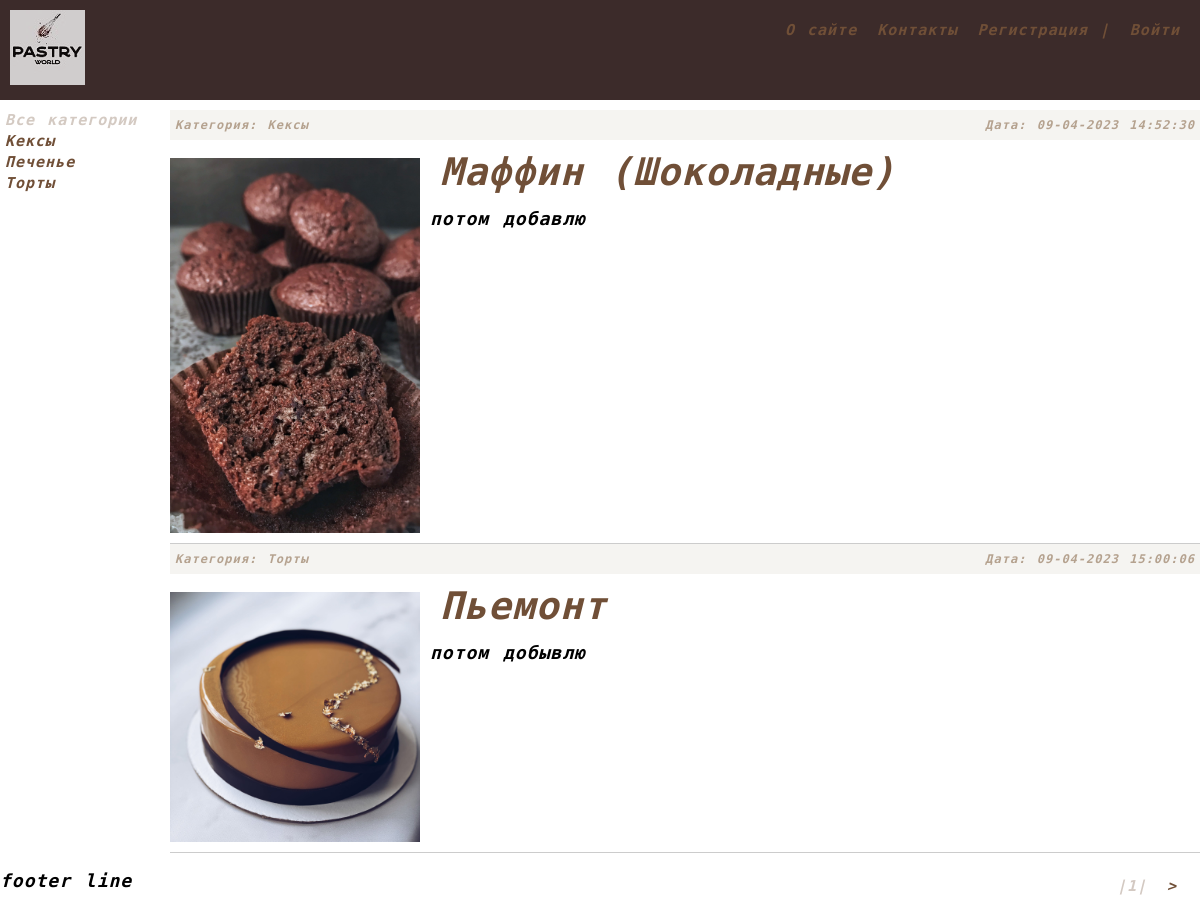
The page / on the database its author committed.
### pastrymain/models.py (models this page shows, shortened)
class Categories(models.Model):
    name = models.CharField(max_length=100, db_index=True, verbose_name='Категория')
    slug = models.SlugField(max_length=255, unique=True, db_index=True, verbose_name='url_slug')
    def __str__(self):
        return self.name
    def get_absolute_url(self):
        return reverse('category', kwargs={'category_slug': self.slug})
    class Meta:
        verbose_name = "Категория"
        verbose_name_plural = "Категории"
        ordering = ['pk']

class Recipes(models.Model):
    title = models.CharField(max_length=255, verbose_name='Заголовок')
    slug = models.SlugField(max_length=255, unique=True, db_index=True, verbose_name='url_slug')
    content = models.TextField(blank=True, verbose_name='Содержание')
    image = models.ImageField(upload_to="photos/%Y/%m/%d/", verbose_name='Изображение')
    time_create = models.DateTimeField(auto_now_add=True, verbose_name='Создания')
    time_update = models.DateTimeField(auto_now=True, verbose_name='Изменения')
    is_published = models.BooleanField(default=True, verbose_name='Публикация')
    category = models.ForeignKey('Categories', on_delete=models.PROTECT, verbose_name='Категория')
    def get_absolute_url(self):
        return reverse('recipes', kwargs={'recipes_slug': self.slug})
    class Meta:
        verbose_name = "Рецепты"
        verbose_name_plural = "Рецепты"
        ordering = ['-time_create', 'title']

### pastrymain/views.py (the view)
# urls.py: path('', PastryHome.as_view(), name='main'),
class PastryHome(DataMixin, ListView):
    model = Recipes
    template_name = 'pastrymain/index.html'
    context_object_name = 'recipes'
    def get_context_data(self, *, object_list=None, **kwargs):
        context = super().get_context_data(**kwargs)
        c_def = self.get_user_context(title='Главная страница')
        return dict(list(context.items()) + list(c_def.items()))
    def get_queryset(self):
        return Recipes.objects.filter(is_published=True).select_related('category')

### pastrymain/utils.py (called while the page is built)
    def get_user_context(self, **kwargs):
        context = kwargs
        categories = Categories.objects.annotate(Count('recipes'))
        user_menu = menu.copy()
        if not self.request.user.is_authenticated:
            user_menu.pop(1)
        context['menu'] = user_menu
        context['categories'] = categories
        if 'category_selected' not in context:
            context['category_selected'] = 0
        return context

### pastrymain/templates/pastrymain/index.html (shortened to what this page needs)
{% extends 'pastrymain/base.html' %}
{% block content %}
<ul class="list-articles">
	{% for p in recipes %}
		<li><div class="article-panel">
		<p class="first">Категория: {{p.category}}</p>
		<p class="last">Дата: {{p.time_update|date:"d-m-Y H:i:s"}}</p>
		</div>
		{% if p.image %}
			<p><img class="img-article-left thumb" src="{{p.image.url}}"></p>
		{% endif %}
		<h2><a class="title-read-recipes" href="{{ p.get_absolute_url }}">{{ p.title }}</a></h2>
		{% autoescape on %}
		{{p.content|linebreaks|truncatewords:15}}
		{% endautoescape %}
		</li>
	{% endfor %}
</ul>
{% endblock %}

### pastrymain/templates/pastrymain/base.html (shortened to what this page needs)
<!DOCTYPE html>
<html lang="en">
{% load static %}
{% load pastry_tags %}
<head>
    <link rel="stylesheet" type="text/css" href="{% static 'pastrymain/css/styles.css' %}">
</head>
<body>
    <nav class="topnav" id="topnav">
        {% block mainmenu %}
            <a class="logo" href="{% url 'main' %}">
            <img class="logo" src="{% static 'pastrymain/images/logo.jpg' %}" alt=""></a>
            <div class="topnav-right">
            {% for m in menu %}
                    <a href="{% url m.url_name %}">{{m.title}}</a>
            {% endfor %}
            {% if request.user.is_authenticated %}
                <a href="{% url 'logout' %}">Выйти {{ user.username }}</a>
                {% else %}
                <a href="{% url 'register' %}">Регистрация |</a><a href="{% url 'login' %}">Войти</a>
            {% endif %}
            </div>
        {% endblock mainmenu %}
    </nav>
<nav id="mySidenav" class="sidenav">
    {% if category_selected == 0 %}
        <div class="sidenav_box_selected">Все категории</div>
    {% else %}
        <div class="sidenav_box"><a href="{% url 'main' %}">Все категории</a></div>
    {% endif %}
    {% for c in categories %}
        {% if c.recipes__count > 0 %}
            {% if c.pk == category_selected %}
                <div class="sidenav_box_selected">{{c.name}}</div>
            {% else %}
                <div class="sidenav_box"><a href="{{ c.get_absolute_url }}">{{c.name}}</a></div>
            {% endif %}
        {% endif %}
    {% endfor %}
</nav>
<div class="content">
    {% block content %}
    {% endblock %}
    </div>
{% if page_obj.has_other_pages %}
<nav class="pagination">
    {% for p in paginator.page_range %}
        {% if page_obj.number == p %}
            <li class="pagination-links-selected" href="#">|{{ p }}|</li>
        {% elif p >= page.obj.number|add:-2 and p <= page_obj.number|add:2 %}
            <a class="pagination-links" href="?page={{ p }}">|{{ p }}|</a>
        {% endif %}
    {% endfor %}
    {% if page_obj.has_next %}
    <a class="pagination-links" href="?page={{ page_obj.next_page_number }}">&gt;</a>
    {% endif %}
</nav>
{% endif %}
<div id="footer">
    <p>footer line</p>
</div>
</body>
</html>

### pastrymain/static/pastrymain/css/styles.css (style rules this page uses)
body { margin: 0px; font-family: 'Spline Sans Mono', monospace, sans-serif; font-size: 18px; line-height: 20px; font-weight: 700; font-style: italic; letter-spacing: 1px; word-spacing: 2px; }
.topnav { background-color: #3C2B2AFF; overflow: hidden; position: fixed; top: 0; width: 100%; transition: top 1s; }
.topnav a { float: left; color: #704F37FF; text-align: center; padding: 10px 10px; text-decoration: none; font-size: 15px; }
.topnav-right { float: right; color: #704F37FF; text-align: center; padding: 10px 10px; text-decoration: none; font-size: 15px; }
#mySidenav { position: fixed; top: 110px; }
#mySidenav a { position: relative; left: -15px; transition: 1s; padding-left: 20px; line-height: 20px; max-width: fit-content; text-decoration: none; font-size: 15px; color: #704F37FF; }
.sidenav_box_selected { position: relative; left: -15px; padding-left: 20px; line-height: 20px; height: 20px; max-width: fit-content; opacity: 0.3; text-decoration: none; font-size: 15px; color: #704F37FF; }
a.title-read-recipes { color: #704F37FF; padding: 10px; text-decoration: none; font-size: 38px; }
.content { margin-top: 110px; margin-left: 170px; }
img { max-width: 600px; height: auto; }
img.img-article-left { max-width: 300px; height: auto; float: left; padding: 0 10px 10px 0; }
img.img-article-left.thumb { max-width: 250px; height: auto; }
div.article-panel { background: #f5f4f1; padding: 5px; box-sizing: border-box; overflow: hidden; font-size: 12px; color: #b5a28f; }
div.article-panel p.first { margin: 0; float: left; }
div.article-panel p.last { margin: 0; float: right; }
ul.list-articles { list-style: none; margin: 0; padding: 0; }
ul.list-articles li { border-bottom: 1px solid #ccc; }
nav.pagination { margin: 20px; float: right; }
a.pagination-links { color: #704F37FF; padding: 3px; text-decoration: none; font-size: 15px; }
li.pagination-links-selected { display: inline-block; color: #704F37FF; padding: 3px; text-decoration: none; font-size: 15px; opacity: 0.3; }

### rows shown on the page
Categories: name "Кексы"
Categories: name "Печенье"
Categories: name "Торты"
Recipes: category "Кексы", time_update "09-04-2023 14:52:30", image (picture), title "Маффин (Шоколадные)", content "потом добавлю"
Recipes: category "Торты", time_update "09-04-2023 15:00:06", image (picture), title "Пьемонт", content "потом добывлю"

### other values the page prints
{{ m.title }} "О сайте" "Контакты"
{{ p }} "1"
